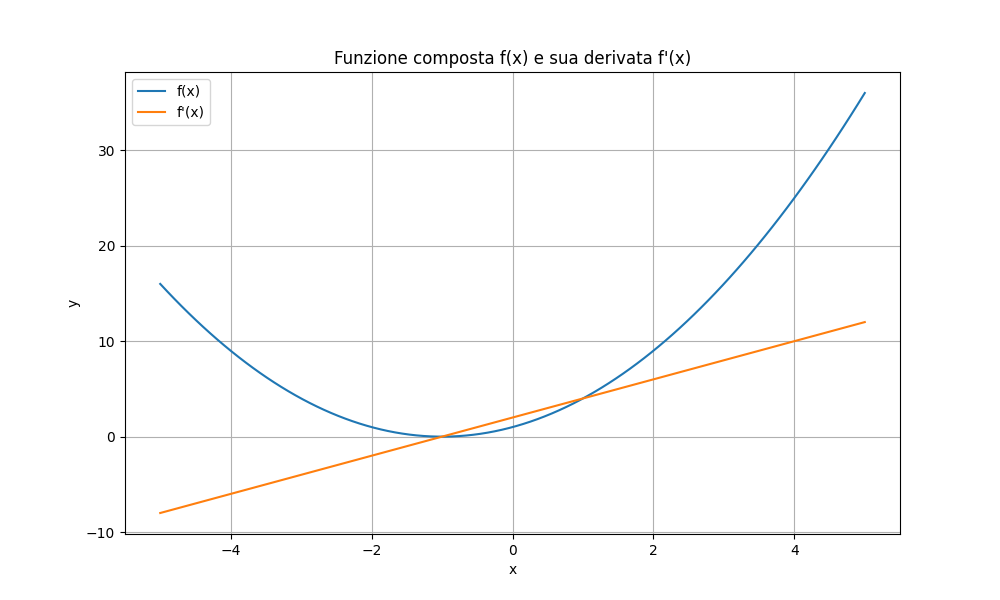

The Python source for this figure:
import sympy as sp
import numpy as np
import matplotlib.pyplot as plt

# Definizione della funzione composta
def f(x):
    return x**2 + 2*x + 1

# Calcolo della derivata della funzione composta
def f_prime(x):
    # Utilizziamo la libreria SymPy per calcolare la derivata simbolicamente
    expr = sp.symbols('x')
    f_expr = f(expr)
    f_prime_expr = sp.diff(f_expr, expr)
    f_prime_func = sp.lambdify(expr, f_prime_expr)
    return f_prime_func(x)

# Intervallo di valori x
x = np.linspace(-5, 5, 100)

# Calcolo dei valori della funzione composta e della sua derivata
y = f(x)
y_prime = f_prime(x)

# Creazione del grafico
plt.figure(figsize=(10, 6))
plt.plot(x, y, label='f(x)')
plt.plot(x, y_prime, label="f'(x)")
plt.xlabel('x')
plt.ylabel('y')
plt.title("Funzione composta f(x) e sua derivata f'(x)")
plt.legend()
plt.grid(True)
plt.show()
